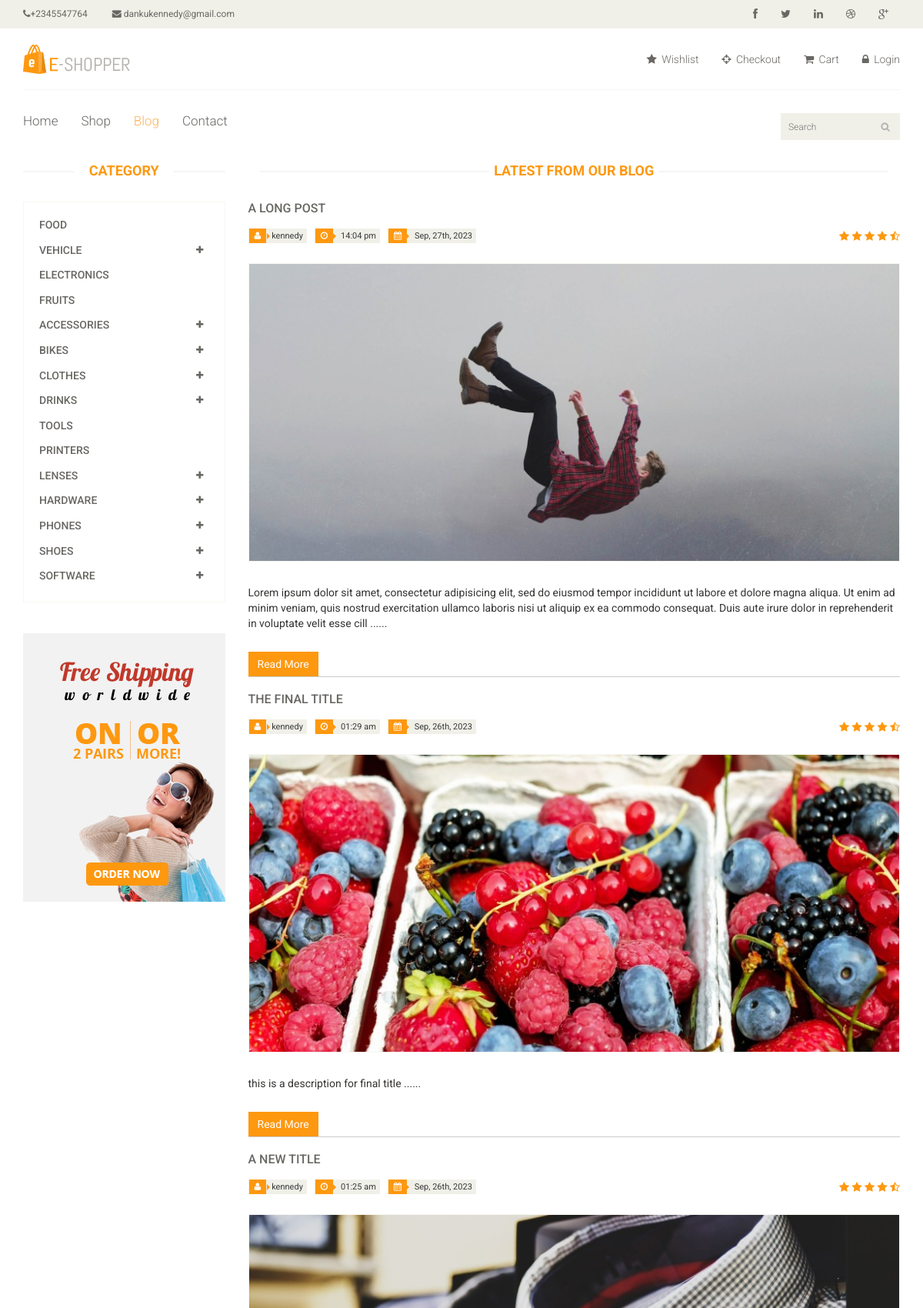
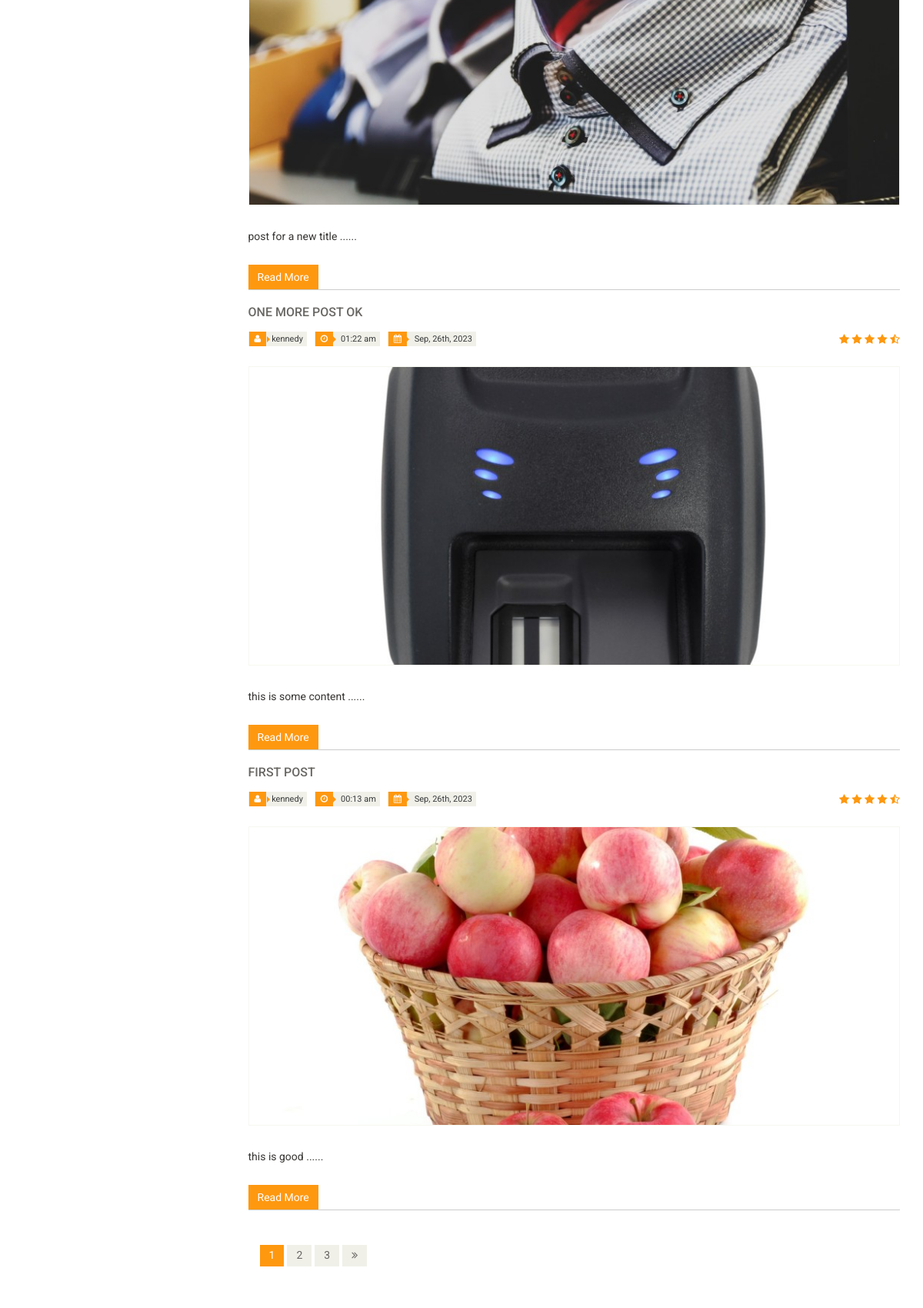
Page /blog (upper part) on the committed database (2 pictures, top to bottom).
### tables this page shows
CREATE TABLE `categories` (
  `id` int(11) NOT NULL,
  `category` varchar(30) NOT NULL,
  `disabled` tinyint(1) NOT NULL DEFAULT 0,
  `parent` int(11) NOT NULL,
  `views` int(11) NOT NULL DEFAULT 0
);

CREATE TABLE `blogs` (
  `id` int(11) NOT NULL,
  `url_address` varchar(60) NOT NULL,
  `title` varchar(60) NOT NULL,
  `post` text NOT NULL,
  `image` varchar(500) DEFAULT NULL,
  `date` datetime NOT NULL,
  `user_url` varchar(60) NOT NULL
);

CREATE TABLE `users` (
  `id` bigint(20) NOT NULL,
  `url_address` varchar(60) NOT NULL,
  `name` varchar(100) NOT NULL,
  `email` varchar(100) NOT NULL,
  `password` varchar(64) NOT NULL,
  `date` datetime NOT NULL,
  `rank` varchar(8) NOT NULL
);

### app/controllers/blog.php (called while the page is built, shortened)
<?php
Class Blog extends Controller
{
     public function index()
     {
         $search = false;
         $User =$this->load_model('User');
         $image_class =$this->load_model('Image');
         $DB = Database::newInstance();
        if ($search) {
            $arr['title'] = "%" . $find . "%" ;
            $ROWS = $DB->read("select * from blogs where title like :title ",$arr);
         }else{
            $ROWS = $DB->read("select * from blogs order by id desc");
         }
         $data['page_title'] = "Blog";
         if($ROWS)
         {
             foreach ($ROWS as $key => $row) {
                $ROWS[$key]->image = $image_class->get_thumb_blog_post($ROWS[$key]->image);
                $ROWS[$key]->user_data = $User->get_user($ROWS[$key]->user_url);
             }
         }
          $category =$this->load_model('category');
          $data['categories'] = $category->get_all();
         $data['ROWS'] = $ROWS;
         $data['show_search'] = true;
         $this->view("blog",$data);
     }
}

### app/core/app.php (called while the page is built, shortened)
<?php
Class App {
     protected $method = "index";
     public function __construct()
     {
       $url = $this->parseURL();
         $url[0] = str_replace("-", "_",$url[0]);
       if (file_exists("../app/controllers/" . strtolower($url[0]) . ".php"))
              {
              	unset($url[0]);
              }
              $this->controller = new $this->controller;
               $this ->params =(count($url) > 0) ? $url : ["home"];
               call_user_func_array([$this->controller,$this->method], $this->params);
     }
     private function parseURL()
     {
        $url = isset($_GET['url']) ? $_GET['url'] : "home";
        return explode("/",filter_var(trim($url,"/"), FILTER_SANITIZE_URL));
     }
}

### public/index.php (called while the page is built, shortened)
<?php
$app = new App();

### app/core/database.php (called while the page is built, shortened)
<?php
Class database
{
    public static $con;
    public function __construct()
    {
      try{
        $string = DB_TYPE . ":host=". DB_HOST .";dbname=". DB_NAME;
         self::$con= new PDO($string,DB_USER,DB_PASS);
      }catch (PDOException $e){
        die($e->getMessage());
      }
    }
     public static function newInstance()
    {
        return $instance =  new self();;
    }
    public function read($query,$data = array())
    {
           $stmt = self::$con->prepare($query);
           $result =$stmt->execute($data);
          if($result)
           {
               $data =$stmt->fetchAll(PDO::FETCH_OBJ);
              if(is_array($data) && count($data) > 0 )
                 {
                   return $data;
                 }
              return false;
           }
    }
}

### app/models/category.class.php (called while the page is built, shortened)
<?php
Class Category
{
             public function get_all()
             {
              $DB = Database::newInstance();
              return $DB->read("select * from categories order by views desc");
             }
}

### app/models/image.class.php (called while the page is built, shortened)
<?php
class Image
{
	public function get_thumb_blog_post($filename,$width = 866,$height = 396)
	{
		$thumbnail = $filename . "_post_blog_thumb.jpg";
		if(file_exists($thumbnail))
		{
			return $thumbnail;
		}
	}
}

### app/models/user.class.php (called while the page is built, shortened)
<?php
Class User
{
       public function get_user($url)
          {
             $db = Database::newInstance();
             $arr = false;
             $arr['url'] = addslashes($url);
             $query = "select * from users where url_address = :url limit 1";
              $result = $db->read($query,$arr);
              if(is_array($result))
               {
                 return $result[0];
               }
               return false;
         }
}

### app/views/eshop/blog.php (the view, shortened to what this page needs)
<section>
	<div class="container">
		<div class="row">
               <?php $this->view("sidebar.inc",$data); ?>
			<div class="col-sm-9">
				<div class="blog-post-area">
					<h2 class="title text-center">Latest From our Blog</h2>
                        <?php if(isset($ROWS) && is_array($ROWS)):?>
                         <?php foreach($ROWS as $row):?>
							<div class="single-blog-post" style="border-bottom: solid thin #ccc;">
								<h3><?=htmlspecialchars($row->title)?></h3>
								<div class="post-meta">
									<ul>
										<li><i class="fa fa-user"></i><?=$row->user_data->name?></li>
										<li><i class="fa fa-clock-o"></i> <?=date("H:i a",strtotime($row->date))?></li>
										<li><i class="fa fa-calendar"></i> <?=date("M, jS, Y",strtotime($row->date))?></li>
									</ul>
									<span>
											<i class="fa fa-star"></i>
											<i class="fa fa-star"></i>
											<i class="fa fa-star"></i>
											<i class="fa fa-star"></i>
											<i class="fa fa-star-half-o"></i>
									</span>
								</div>
								<a href="<?=ROOT?>post/<?=$row->url_address?>">
									<img src="<?=ROOT. $row->image?>" alt="<?=htmlspecialchars($row->title)?>">
								</a>
								<p><?=nl2br(htmlspecialchars(substr($row->post, 0,300)))?> ......</p>
								<a  class="btn btn-primary" href="<?=ROOT?>post/<?=$row->url_address?>">Read More</a>
							</div>
                          <?php endforeach;?>
                        <?php endif;?>
					<div class="pagination-area">
						<ul class="pagination">
							<li><a href="" class="active">1</a></li>
							<li><a href="">2</a></li>
							<li><a href="">3</a></li>
							<li><a href=""><i class="fa fa-angle-double-right"></i></a></li>
						</ul>
					</div>
				</div>
			</div>
		</div>
	</div>
</section>

### app/views/eshop/sidebar.inc.php (shortened to what this page needs)
<div class="col-sm-3">
	<div class="left-sidebar">
		<h2>Category</h2>
		<div class="panel-group category-products" id="accordian">
		 <?php if(isset($categories) && is_array($categories)): ?>
			 <?php foreach($categories as $cat):
                     if($cat->parent > 0){
                     	continue;
                     }
                      $parents = array_column($categories, "parent");
			 	?>
				<div class="panel panel-default">
					<div class="panel-heading">
						<h4 class="panel-title">
						<a <?= in_array($cat->id, $parents) ? 'data-toggle="collapse"' : ''; ?>  data-parent="#accordian" href="<?= in_array($cat->id, $parents) ?'#'.$cat->category : ROOT."shop/category/". $cat->category; ?>">		<?=$cat->category?>
							<?php if(in_array($cat->id, $parents)): ?>
								<span class="badge pull-right"><i class="fa fa-plus"></i></span>
							<?php endif;?>
							</a>
						</h4>
					</div>
				</div>
			<?php endforeach; ?>
		<?php endif; ?>
		</div>
		<div class="shipping text-center">
			<img src="<?= ASSETS . THEME ?>images/home/shipping.jpg" alt="" />
		</div>
	</div>
</div>

### public/assets/eshop/css/main.css (style rules this page uses)
body { font-family: 'Roboto', sans-serif; background:; position: relative; font-weight:400px; }
a { -webkit-transition: 300ms; -moz-transition: 300ms; -o-transition: 300ms; transition: 300ms; }
h1, h2, h3, h4, h5, h6 { font-family: 'Roboto', sans-serif; }
.category-products { border: 1px solid #F7F7F0; margin-bottom: 35px; padding-bottom: 20px; padding-top: 15px; }
.left-sidebar h2, .brands_products h2 { color: #FE980F; font-family: 'Roboto', sans-serif; font-size: 18px; font-weight: 700; margin: 0 auto 30px; text-align: center; text-transform: uppercase; position: relative; z-index:3; }
.left-sidebar h2:after, h2.title:after { content: " "; position: absolute; border: 1px solid #f5f5f5; bottom:8px; left: 0; width: 100%; height: 0; z-index: -2; }
.left-sidebar h2:before { content: " "; position: absolute; background: #fff; bottom: -6px; width: 130px; height: 30px; z-index: -1; left: 50%; margin-left: -65px; }
h2.title:before { content: " "; position: absolute; background: #fff; bottom: -6px; width: 220px; height: 30px; z-index: -1; left: 50%; margin-left: -110px; }
.category-products .panel { background-color: #FFFFFF; border: 0px; border-radius: 0px; box-shadow:none; margin-bottom: 0px; }
.category-products .panel-default .panel-heading { background-color: #FFFFFF; border: 0 none; color: #FFFFFF; padding: 5px 20px; }
.category-products .panel-default .panel-heading .panel-title a { color: #696763; font-family: 'Roboto', sans-serif; font-size: 14px; text-decoration: none; text-transform: uppercase; }
.category-products .badge { background:none; border-radius: 10px; color: #696763; display: inline-block; font-size: 12px; font-weight: bold; line-height: 1; min-width: 10px; padding: 3px 7px; text-align: center; vertical-align: baseline; white-space: nowrap; }
.shipping { background-color: #F2F2F2; margin-top: 40px; overflow: hidden; padding-top: 20px; position: relative; }
h2.title { color: #FE980F; font-family: 'Roboto', sans-serif; font-size: 18px; font-weight: 700; margin: 0 15px; text-transform: uppercase; margin-bottom: 30px; position: relative; }
.pagination { display: inline-block; margin-bottom: 25px; margin-top: 0; padding-left: 15px; }
.pagination li:first-child a, .pagination li:first-child span { border-bottom-left-radius: 0; border-top-left-radius: 0; margin-left: 0; }
.pagination li:last-child a, .pagination li:last-child span { border-bottom-right-radius: 0; border-top-right-radius: 0; }
.pagination li a, .pagination li span { background-color: #f0f0e9; border: 0; float: left; line-height: 1.42857; margin-left: -1px; padding: 6px 12px; position: relative; text-decoration: none; margin-right: 5px; color:#000; }
.blog-post-area .single-blog-post h3 { color: #696763; font-size: 16px; font-family: 'Roboto',sans-serif; text-transform: uppercase; font-weight: 500; margin-bottom: 17px; }
.blog-post-area .single-blog-post a img { border: 1px solid #F7F7F0; width: 100%; margin-bottom: 30px }
.blog-post-area .single-blog-post p { color: #363432 }
.blog-post-area .post-meta { display: block; margin-bottom: 25px; overflow: hidden; }
.blog-post-area .post-meta ul { padding:0; display: inline; }
.blog-post-area .post-meta ul li { background:#F0F0E9; float: left; margin-right: 10px; padding: 0 5px; font-size: 11px; color: #393b3b; position: relative; }
.blog-post-area .post-meta ul li i { background:#FE980F; color: #FFFFFF; margin-left: -4px; margin-right: 7px; padding: 4px 7px; }
.sinlge-post-meta li i:after, .blog-post-area .post-meta ul li i:after { content: ""; position: absolute; width: auto; height: auto; border-color:transparent transparent transparent #FE980F; border-width:4px; border-style: solid; top:6px; left:24px }
.post-meta span { float: right; }
.post-meta span i { color: #FE980F }
.blog-post-area .single-blog-post .btn-primary { background:#FE980F; border: medium none; border-radius: 0; color: #FFFFFF; margin-top: 17px; }
.pagination-area { margin-bottom:45px; margin-top:45px }
.pagination-area .pagination li a { background:#F0F0E9; border: 0 none; border-radius: 0; color: #696763; margin-right: 5px; padding: 4px 12px; }
.pagination-area .pagination li a:hover, .pagination-area .pagination li .active { background:#FE980F; color: #fff }
.btn.btn-primary { background:#FE980F; border: 0 none; border-radius: 0; margin-top: 16px; }

### rows in the picture
categories: category "FOOD"
categories: category "VEHICLE"
categories: category "ELECTRONICS"
categories: category "FRUITS"
categories: category "ACCESSORIES"
categories: category "BIKES"
categories: category "CLOTHES"
categories: category "DRINKS"
categories: category "TOOLS"
categories: category "PRINTERS"
categories: category "LENSES"
categories: category "HARDWARE"
categories: category "PHONES"
categories: category "SHOES"
categories: category "SOFTWARE"
blogs: title "A LONG POST", date "14:04 pm", date "Sep, 27th, 2023", shows a picture, post "Lorem ipsum dolor sit amet, consectetur adipisicing elit, sed do eiusmod tempor incididunt ut labore et dolore magna aliqua. Ut enim ad minim veniam, quis nostrud exercitation ullamco laboris nisi ut aliquip ex ea commodo consequat. Duis aute irure dolor in reprehenderit in voluptate velit esse cill"
users: name "kennedy"
blogs: title "THE FINAL TITLE", date "01:29 am", date "Sep, 26th, 2023", shows a picture, post "this is a description for final title"
blogs: title "A NEW TITLE", date "01:25 am", date "Sep, 26th, 2023", shows a picture, post "post for a new title"
blogs: title "ONE MORE POST OK", date "01:22 am", date "Sep, 26th, 2023", shows a picture, post "this is some content"
blogs: title "FIRST POST", date "00:13 am", date "Sep, 26th, 2023", shows a picture, post "this is good"

### other values in the picture
Settings::phone_number() "+2345547764"
Settings::email() "dankukennedy@gmail.com"
